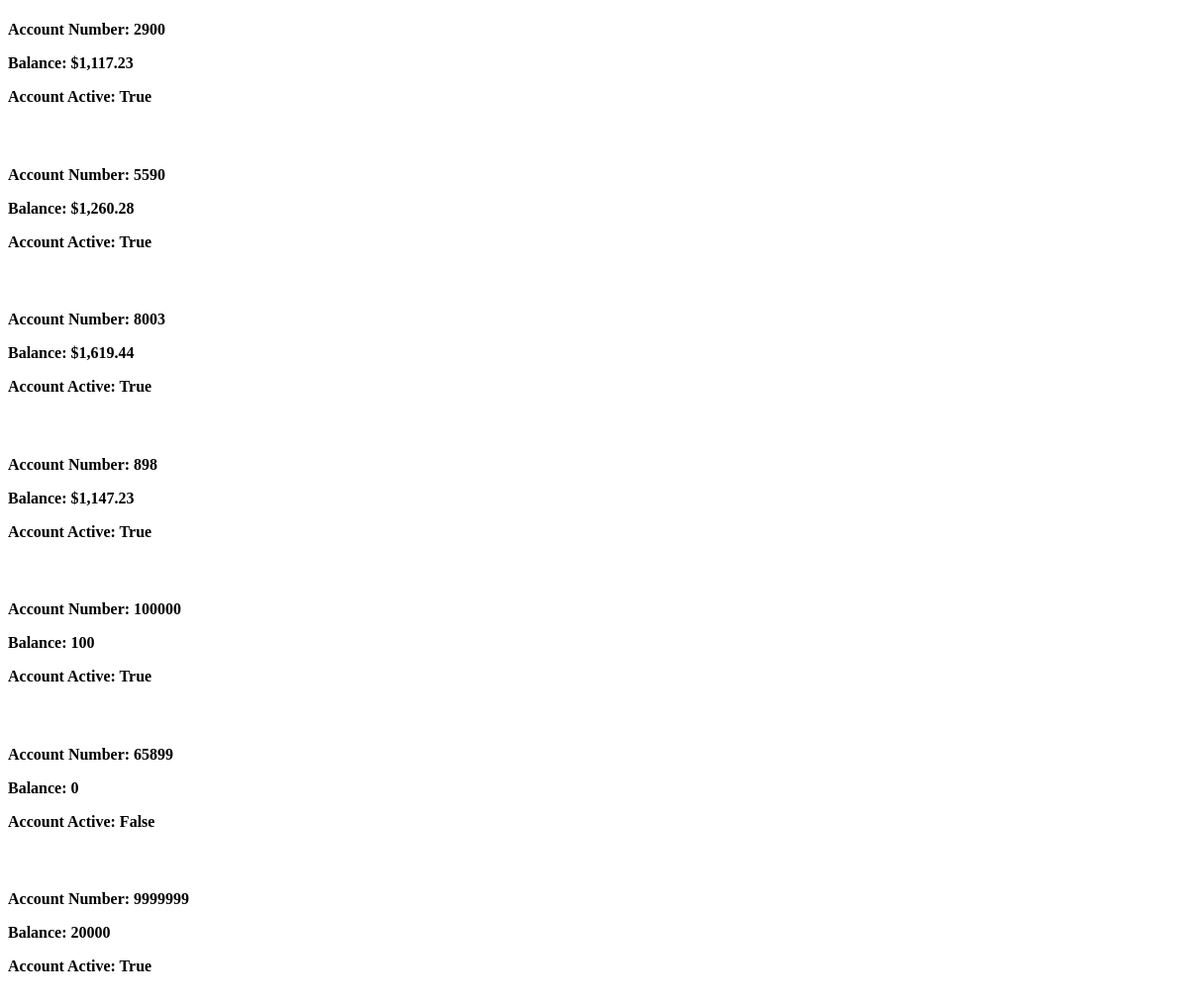
Before: / with the older database file.
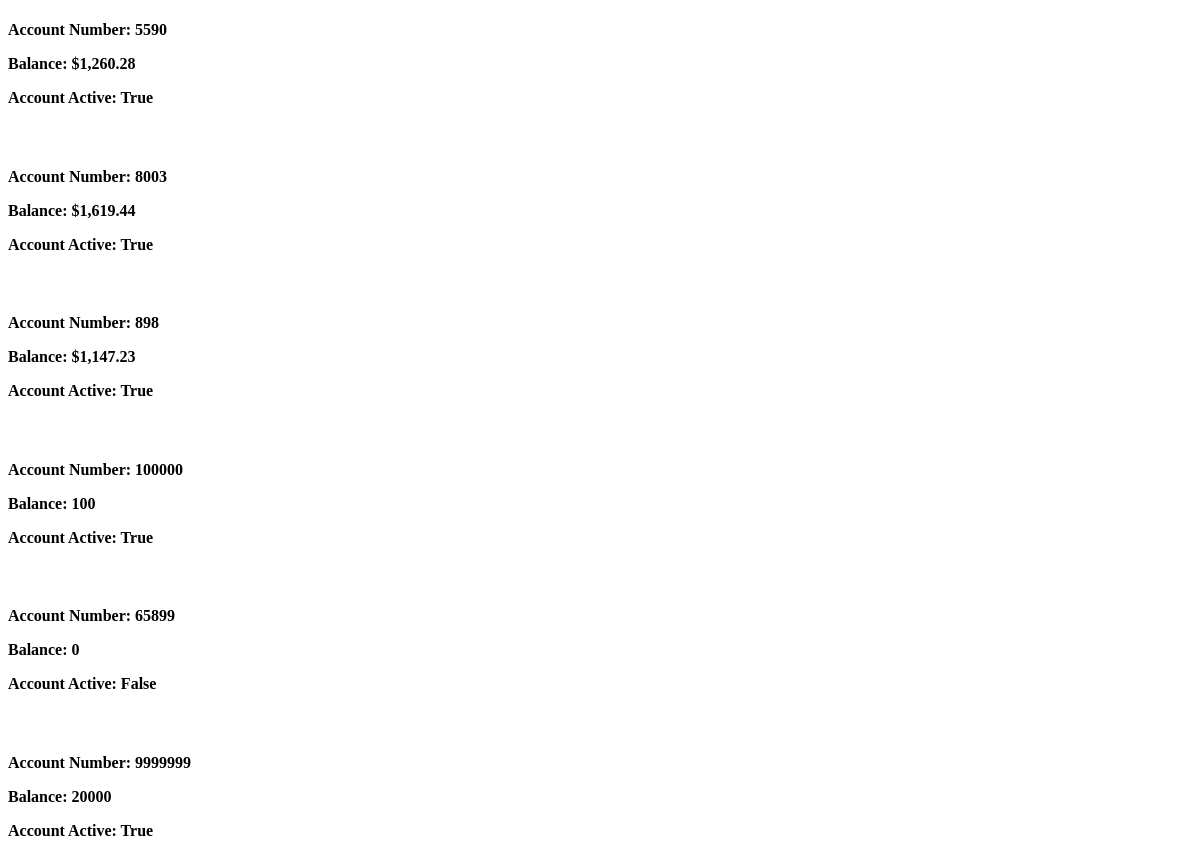
After: the same page with the newer database file.
### json_api/models.py (models this page shows, shortened)
class Account(models.Model):
    account_no=models.IntegerField(null=False)
    isActive=models.BooleanField(default=True)
    balance=models.TextField(default=0)

### json_api/views.py (the view, shortened to what this page needs)
# urls.py: path('',views.account,name='account-list'),
def account(request):
    if Account.objects.exists():
        accounts = Account.objects.all()
        return render(request, 'home.html', {
            'accounts': accounts
        })

### json_api/templates/home.html (shortened to what this page needs)
<!DOCTYPE html>
<html lang="en">
<head>
</head>
<body>
{% for account in accounts %}
<div>
    <h4>
        <p>Account Number: {{account.account_no}}</p>
        <p>Balance: {{account.balance}}</p>
        <p>Account Active: {{account.isActive}}</p>
    </h4>
    <br>
</div>
{% endfor %}
</body>
</html>

Changed rows visible on the page:
removed Account: account_no "2900", balance "$1,117.23", isActive "True"
